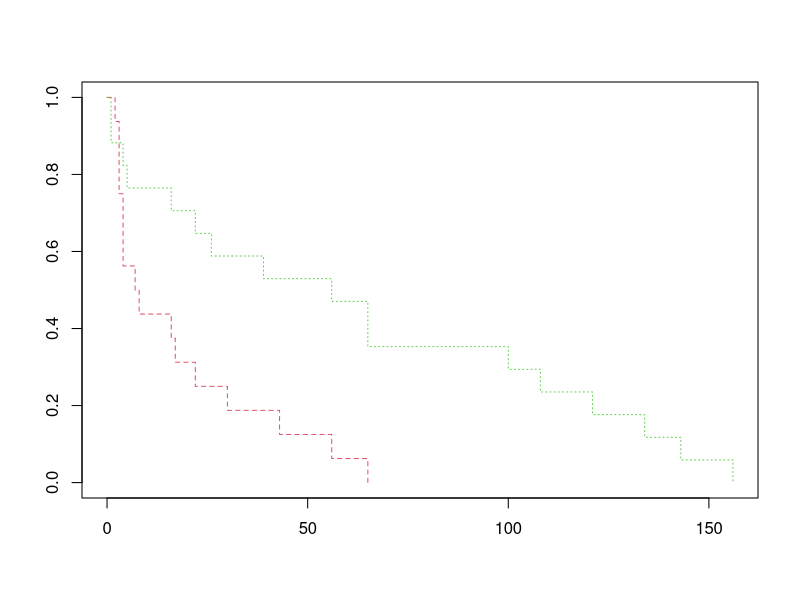

Write R code to recreate this figure.
library(MASS)


### Name: leuk
### Title: Survival Times and White Blood Counts for Leukaemia Patients
### Aliases: leuk
### Keywords: datasets

### ** Examples

library(survival)
plot(survfit(Surv(time) ~ ag, data = leuk), lty = 2:3, col = 2:3)

# now Cox models
leuk.cox <- coxph(Surv(time) ~ ag + log(wbc), leuk)
summary(leuk.cox)
